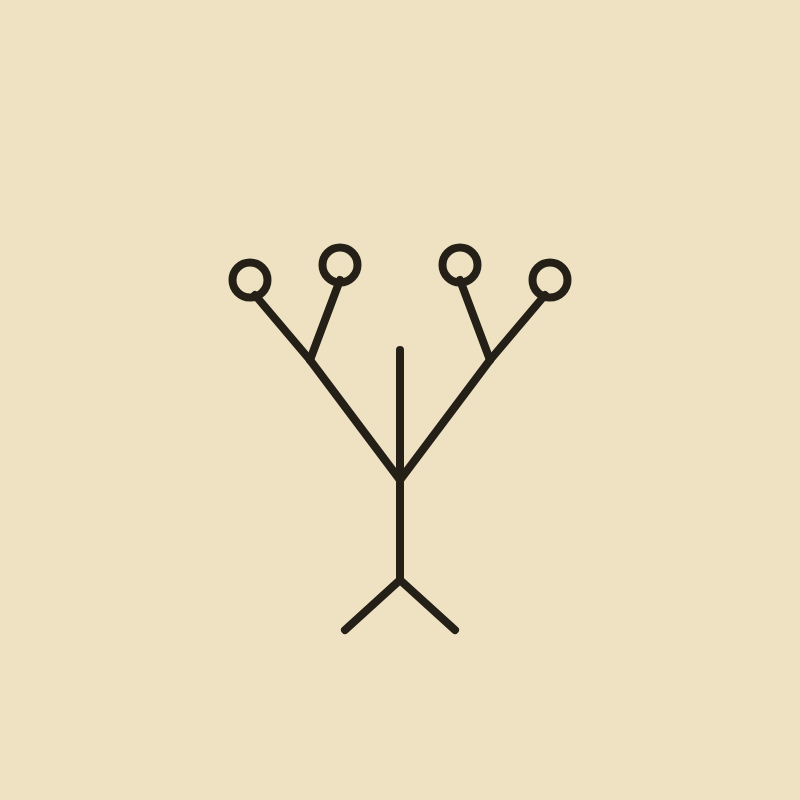
Frame 1 (no input)
Frame 60 (no input): identical to frame 1, image omitted
Frame 120 (the mouse pressed at the canvas centre since frame 60): identical to frame 1, image omitted

The p5.js sketch that drew this single still picture (run headless with seeded random() and noise() and a simulated clock; from frame 60 on, the mouse is pressed at the canvas centre):

// p5.js sketch
// ── sketch.js
function setup() {
  createCanvas(800, 800);
}

function draw() {
  background('#efe2c2');
  drawTree(width / 2, height / 2 + 180, 1);
}

function drawTree(x, y, s) {
  push();
  translate(x, y);
  scale(s);

  stroke('#242018');
  strokeWeight(8);
  noFill();

  line(0, 0, 0, -230);
  line(0, -100, -90, -220);
  line(0, -100, 90, -220);

  line(-90, -220, -145, -285);
  line(-90, -220, -60, -300);
  line(90, -220, 60, -300);
  line(90, -220, 145, -285);

  circle(-150, -300, 35);
  circle(-60, -315, 35);
  circle(60, -315, 35);
  circle(150, -300, 35);

  line(0, 0, -55, 50);
  line(0, 0, 55, 50);

  pop();
}
